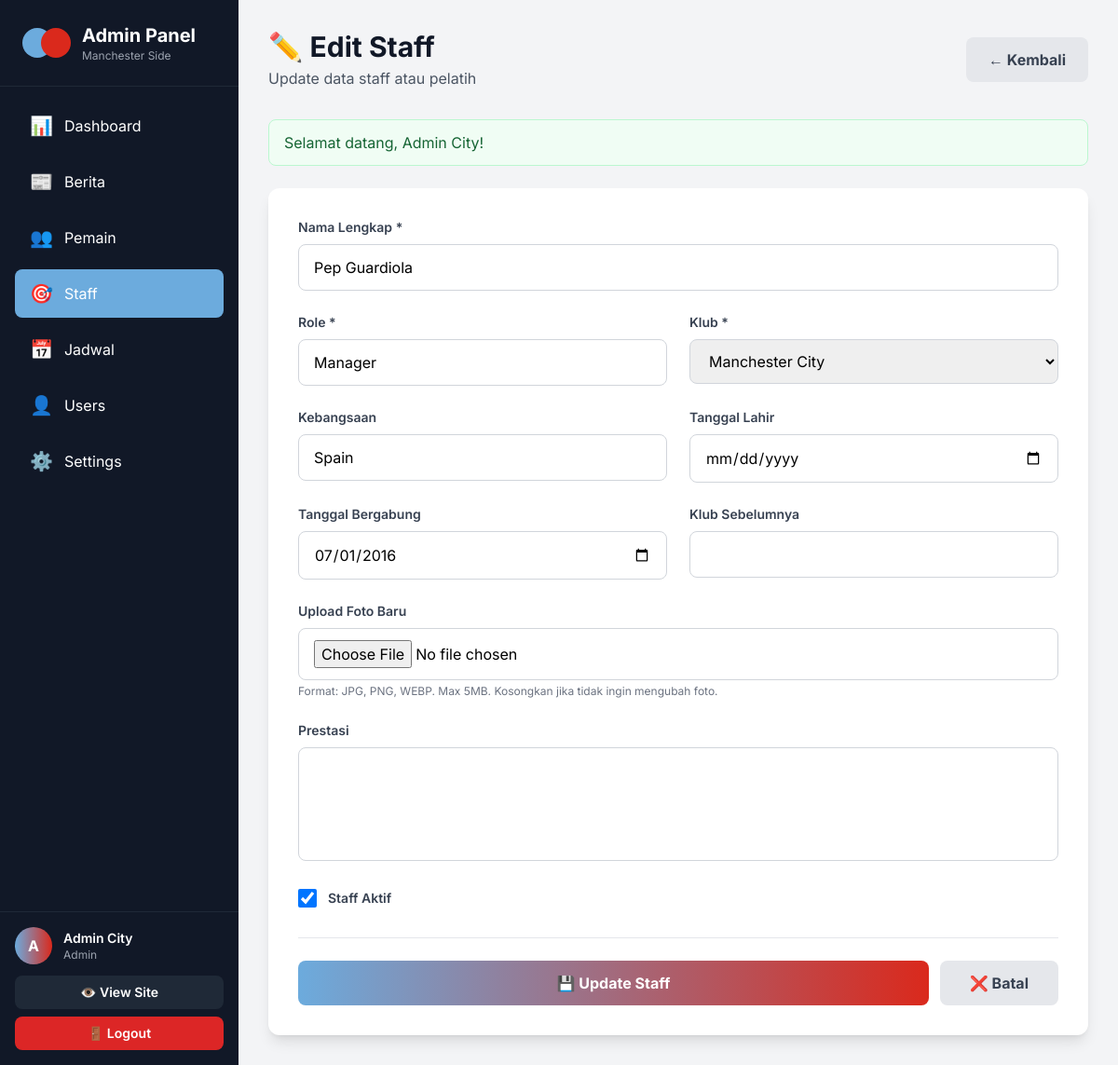
Page /admin/staff/edit.php?id=1 (signed in) on the committed database.
### tables this page shows
CREATE TABLE staff (
    id INT PRIMARY KEY AUTO_INCREMENT,
    name VARCHAR(100) NOT NULL,
    club_id INT NOT NULL,
    role VARCHAR(100) NOT NULL,
    nationality VARCHAR(50) NOT NULL,
    birth_date DATE,
    join_date DATE,
    previous_club VARCHAR(100),
    achievements TEXT,
    biography TEXT,
    photo_url VARCHAR(255),
    is_active TINYINT(1) DEFAULT 1,
    created_at TIMESTAMP DEFAULT CURRENT_TIMESTAMP,
    updated_at TIMESTAMP DEFAULT CURRENT_TIMESTAMP ON UPDATE CURRENT_TIMESTAMP,
    FOREIGN KEY (club_id) REFERENCES clubs(id) ON DELETE CASCADE,
    INDEX idx_club (club_id)
);

CREATE TABLE clubs (
    id INT PRIMARY KEY AUTO_INCREMENT,
    name VARCHAR(100) NOT NULL,
    full_name VARCHAR(150) NOT NULL,
    code VARCHAR(20) NOT NULL UNIQUE,
    founded_year INT NOT NULL,
    stadium_name VARCHAR(100),
    stadium_location VARCHAR(100),
    stadium_capacity INT,
    color_primary VARCHAR(7),
    color_secondary VARCHAR(7),
    history TEXT,
    achievements TEXT,
    created_at TIMESTAMP DEFAULT CURRENT_TIMESTAMP
);

### includes/config.php (called while the page is built, shortened)
<?php
class Database {
    private static $instance = null;
    private $connection;
    private function __construct() {
        $this->connection = new mysqli(DB_HOST, DB_USER, DB_PASS, DB_NAME);
        $this->connection->set_charset("utf8mb4");
    }
    public static function getInstance() {
        if (self::$instance === null) {
            self::$instance = new Database();
        }
        return self::$instance;
    }
    public function getConnection() {
        return $this->connection;
    }
}
function getDB() {
    return Database::getInstance()->getConnection();
}
function getCurrentAdmin() {
    $db = getDB();
    $admin_id = $_SESSION['admin_id'];
    $stmt = $db->prepare("SELECT id, username, email, full_name, role FROM admins WHERE id = ?");
    $stmt->bind_param("i", $admin_id);
    $stmt->execute();
    $result = $stmt->get_result();
    return $result->fetch_assoc();
}
function getFlashMessage() {
    if (isset($_SESSION['flash_message'])) {
        $flash = $_SESSION['flash_message'];
        return $flash;
    }
    return null;
}
?>

### admin/staff/edit.php (the view, shortened to what this page needs)
<?php
require_once '../../includes/config.php';
$db = getDB();
$admin = getCurrentAdmin();
$staff_id = (int)($_GET['id'] ?? 0);
$stmt = $db->prepare("SELECT * FROM staff WHERE id = ?");
$stmt->bind_param("i", $staff_id);
$stmt->execute();
$staff = $stmt->get_result()->fetch_assoc();
$clubs = $db->query("SELECT id, name, code FROM clubs ORDER BY name");
$flash = getFlashMessage();
include '../includes/header.php';
?>
<div class="p-8">
    <div class="mb-8">
        <div class="flex items-center justify-between">
            <div>
                <h1 class="text-3xl font-bold text-gray-900">✏️ Edit Staff</h1>
                <p class="text-gray-600 mt-1">Update data staff atau pelatih</p>
            </div>
            <a href="index.php" class="px-6 py-3 bg-gray-200 text-gray-700 font-bold rounded-lg hover:bg-gray-300 transition">
                ← Kembali
            </a>
        </div>
    </div>
    <?php if ($flash): ?>
        <div class="mb-6 bg-<?php echo $flash['type'] === 'success' ? 'green' : 'red'; ?>-50 border border-<?php echo $flash['type'] === 'success' ? 'green' : 'red'; ?>-200 text-<?php echo $flash['type'] === 'success' ? 'green' : 'red'; ?>-800 px-4 py-3 rounded-lg">
            <?php echo $flash['message']; ?>
        </div>
    <?php endif; ?>
    <form method="POST" action="" enctype="multipart/form-data" class="bg-white rounded-xl shadow-lg p-8">
        <div class="grid md:grid-cols-2 gap-6">
            <div class="md:col-span-2">
                <label class="block text-sm font-semibold text-gray-700 mb-2">Nama Lengkap *</label>
                <input
                    type="text"
                    name="name"
                    value="<?php echo htmlspecialchars($staff['name']); ?>"
                    required
                    class="w-full px-4 py-3 border border-gray-300 rounded-lg focus:ring-2 focus:ring-city-blue"
                >
            </div>
            <div>
                <label class="block text-sm font-semibold text-gray-700 mb-2">Role *</label>
                <input
                    type="text"
                    name="role"
                    value="<?php echo htmlspecialchars($staff['role']); ?>"
                    required
                    class="w-full px-4 py-3 border border-gray-300 rounded-lg focus:ring-2 focus:ring-city-blue"
                >
            </div>
            <div>
                <label class="block text-sm font-semibold text-gray-700 mb-2">Klub *</label>
                <select name="club_id" required class="w-full px-4 py-3 border border-gray-300 rounded-lg focus:ring-2 focus:ring-city-blue">
                    <?php while ($club = $clubs->fetch_assoc()): ?>
                        <option value="<?php echo $club['id']; ?>" <?php echo ($staff['club_id'] == $club['id']) ? 'selected' : ''; ?>>
                            <?php echo $club['name']; ?>
                        </option>
                    <?php endwhile; ?>
                </select>
            </div>
            <div>
                <label class="block text-sm font-semibold text-gray-700 mb-2">Kebangsaan</label>
                <input
                    type="text"
                    name="nationality"
                    value="<?php echo htmlspecialchars($staff['nationality']); ?>"
                    class="w-full px-4 py-3 border border-gray-300 rounded-lg focus:ring-2 focus:ring-city-blue"
                >
            </div>
            <div>
                <label class="block text-sm font-semibold text-gray-700 mb-2">Tanggal Lahir</label>
                <input
                    type="date"
                    name="birth_date"
                    value="<?php echo $staff['birth_date']; ?>"
                    class="w-full px-4 py-3 border border-gray-300 rounded-lg focus:ring-2 focus:ring-city-blue"
                >
            </div>
            <div>
                <label class="block text-sm font-semibold text-gray-700 mb-2">Tanggal Bergabung</label>
                <input
                    type="date"
                    name="join_date"
                    value="<?php echo $staff['join_date']; ?>"
                    class="w-full px-4 py-3 border border-gray-300 rounded-lg focus:ring-2 focus:ring-city-blue"
                >
            </div>
            <div>
                <label class="block text-sm font-semibold text-gray-700 mb-2">Klub Sebelumnya</label>
                <input
                    type="text"
                    name="previous_club"
                    value="<?php echo htmlspecialchars($staff['previous_club']); ?>"
                    class="w-full px-4 py-3 border border-gray-300 rounded-lg focus:ring-2 focus:ring-city-blue"
                >
            </div>
            <div class="md:col-span-2">
                <label class="block text-sm font-semibold text-gray-700 mb-2">Upload Foto Baru</label>
                <input
                    type="file"
                    name="photo"
                    accept="image/*"
                    class="w-full px-4 py-3 border border-gray-300 rounded-lg focus:ring-2 focus:ring-city-blue"
                    onchange="previewImage(this)"
                >
                <p class="text-xs text-gray-500 mt-1">Format: JPG, PNG, WEBP. Max 5MB. Kosongkan jika tidak ingin mengubah foto.</p>
            </div>
            <div class="md:col-span-2">
                <label class="block text-sm font-semibold text-gray-700 mb-2">Prestasi</label>
                <textarea
                    name="achievements"
                    rows="4"
                    class="w-full px-4 py-3 border border-gray-300 rounded-lg focus:ring-2 focus:ring-city-blue resize-none"
                ><?php echo htmlspecialchars($staff['achievements']); ?></textarea>
            </div>
            <div class="md:col-span-2">
                <label class="flex items-center">
                    <input
                        type="checkbox"
                        name="is_active"
                        value="1"
                        <?php echo $staff['is_active'] ? 'checked' : ''; ?>
                        class="w-5 h-5 text-city-blue border-gray-300 rounded focus:ring-city-blue"
                    >
                    <span class="ml-3 text-sm font-semibold text-gray-700">Staff Aktif</span>
                </label>
            </div>
        </div>
        <div class="flex gap-3 mt-8 pt-6 border-t border-gray-200">
            <button
                type="submit"
                class="flex-1 py-3 bg-gradient-to-r from-city-blue to-united-red text-white font-bold rounded-lg hover:shadow-lg transition"
            >
                💾 Update Staff
            </button>
            <a
                href="index.php"
                class="px-8 py-3 bg-gray-200 text-gray-700 font-bold rounded-lg hover:bg-gray-300 transition"
            >
                ❌ Batal
            </a>
        </div>
    </form>
</div>
<?php include '../includes/footer.php'; ?>

### admin/includes/header.php (shortened to what this page needs)
<!DOCTYPE html>
<html lang="id">
<head>
    <script src="https://cdn.tailwindcss.com"></script>
</head>
<body class="bg-gray-100">
    <div class="flex h-screen">
        <aside class="w-64 bg-gray-900 text-white flex flex-col flex-shrink-0">
            <div class="p-6 border-b border-gray-800">
                <div class="flex items-center space-x-3">
                    <div class="flex">
                        <div class="w-8 h-8 bg-city-blue rounded-full"></div>
                        <div class="w-8 h-8 bg-united-red rounded-full -ml-3"></div>
                    </div>
                    <div>
                        <h1 class="text-xl font-bold">Admin Panel</h1>
                        <p class="text-xs text-gray-400">Manchester Side</p>
                    </div>
                </div>
            </div>
            <nav class="flex-1 p-4 space-y-2 overflow-y-auto">
                <?php
                $current_path = $_SERVER['PHP_SELF'];
                $is_in_subdir = strpos($current_path, '/admin/') !== false && substr_count($current_path, '/') > 2;
                $base = $is_in_subdir ? '../' : '';
                $current_page = basename(dirname($_SERVER['PHP_SELF']));
                ?>
                <a href="<?php echo $base; ?>dashboard.php" class="flex items-center space-x-3 px-4 py-3 <?php echo basename($_SERVER['PHP_SELF']) === 'dashboard.php' ? 'bg-city-blue text-white' : 'hover:bg-gray-800'; ?> rounded-lg transition">
                    <span class="text-xl">📊</span>
                    <span>Dashboard</span>
                </a>
                <a href="<?php echo $base; ?>article/index.php" class="flex items-center space-x-3 px-4 py-3 <?php echo $current_page === 'article' ? 'bg-city-blue text-white' : 'hover:bg-gray-800'; ?> rounded-lg transition">
                    <span class="text-xl">📰</span>
                    <span>Berita</span>
                </a>
                <a href="<?php echo $base; ?>players/index.php" class="flex items-center space-x-3 px-4 py-3 <?php echo $current_page === 'players' ? 'bg-city-blue text-white' : 'hover:bg-gray-800'; ?> rounded-lg transition">
                    <span class="text-xl">👥</span>
                    <span>Pemain</span>
                </a>
                <a href="<?php echo $base; ?>staff/index.php" class="flex items-center space-x-3 px-4 py-3 <?php echo $current_page === 'staff' ? 'bg-city-blue text-white' : 'hover:bg-gray-800'; ?> rounded-lg transition">
                    <span class="text-xl">🎯</span>
                    <span>Staff</span>
                </a>
                <a href="<?php echo $base; ?>schedule/index.php" class="flex items-center space-x-3 px-4 py-3 <?php echo $current_page === 'schedule' ? 'bg-city-blue text-white' : 'hover:bg-gray-800'; ?> rounded-lg transition">
                    <span class="text-xl">📅</span>
                    <span>Jadwal</span>
                </a>
                <a href="<?php echo $base; ?>users/index.php" class="flex items-center space-x-3 px-4 py-3 <?php echo $current_page === 'users' ? 'bg-city-blue text-white' : 'hover:bg-gray-800'; ?> rounded-lg transition">
                    <span class="text-xl">👤</span>
                    <span>Users</span>
                </a>
                <a href="<?php echo $base; ?>settings.php" class="flex items-center space-x-3 px-4 py-3 <?php echo basename($_SERVER['PHP_SELF']) === 'settings.php' ? 'bg-city-blue text-white' : 'hover:bg-gray-800'; ?> rounded-lg transition">
                    <span class="text-xl">⚙️</span>
                    <span>Settings</span>
                </a>
            </nav>
            <div class="p-4 border-t border-gray-800">
                <div class="flex items-center space-x-3 mb-3">
                    <div class="w-10 h-10 bg-gradient-to-r from-city-blue to-united-red rounded-full flex items-center justify-center text-white font-bold">
                        <?php echo strtoupper(substr($admin['username'], 0, 1)); ?>
                    </div>
                    <div class="flex-1">
                        <p class="font-semibold text-sm"><?php echo $admin['full_name']; ?></p>
                        <p class="text-xs text-gray-400"><?php echo ucfirst($admin['role']); ?></p>
                    </div>
                </div>
                <a href="<?php echo $is_in_subdir ? '../../' : '../'; ?>index.php" target="_blank" class="block w-full text-center px-4 py-2 bg-gray-800 hover:bg-gray-700 rounded-lg text-sm font-semibold transition mb-2">
                    👁️ View Site
                </a>
                <a href="<?php echo $base; ?>logout.php" class="block w-full text-center px-4 py-2 bg-red-600 hover:bg-red-700 rounded-lg text-sm font-semibold transition">
                    🚪 Logout
                </a>
            </div>
        </aside>
        <main class="flex-1 overflow-y-auto">

### admin/includes/header.php (style rules this page uses)
body { font-family: 'Inter', sans-serif; }

### rows in the picture
staff: name "Pep Guardiola", role "Manager", club_id "Manchester City", nationality "Spain", join_date "07/01/2016", is_active "☑"

### other values in the picture
substr($admin['username'], 0, 1) "A"
$admin['full_name'] "Admin City"
$admin['role'] "Admin"
$flash['message'] "Selamat datang, Admin City!"
